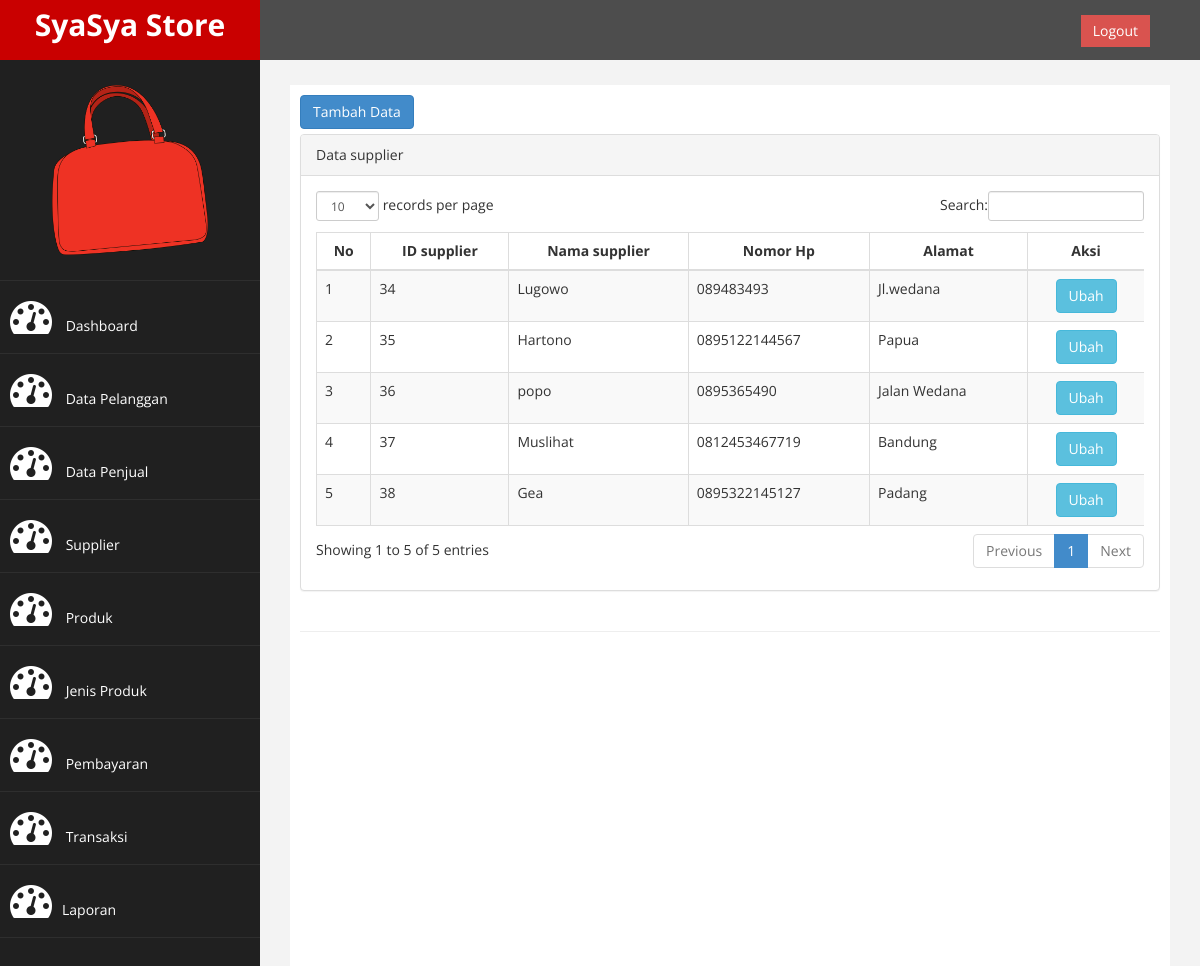
/?page=supplier, run on the app's committed database.
### tables this page shows
CREATE TABLE `supplier` (
  `id_supplier` varchar(20) NOT NULL,
  `nama_supplier` varchar(100) NOT NULL,
  `nomor_telepon` varchar(50) NOT NULL,
  `alamat` varchar(100) NOT NULL
);

### page/supplier/supplier.php (the view)
<a href="?page=supplier&aksi=tambah" class="btn btn-primary" style="margin-bottom: 5px;">Tambah Data</a>
 <div class="row">
                <div class="col-md-12">
                    <div class="panel panel-default">
                        <div class="panel-heading">
                             Data supplier
                        </div>
                        <div class="panel-body">
                            <div class="table-responsive">
                                <table class="table table-striped table-bordered table-hover" id="dataTables-example">
                                    <thead>
                                        <tr>
                                            <th>No</th>
                                            <th>ID supplier</th>
                                            <th>Nama supplier</th>
                                            <th>Nomor Hp</th>
                                            <th>Alamat</th>
                                            <th class="text-center">Aksi</th>
                                        </tr>
                                    </thead>
                                    <tbody>
                                        <?php
                                            $no = 1;
                                            $sql =$koneksi->query("SELECT * FROM supplier");
                                            while ($data = $sql-> fetch_assoc()) {
                                         ?>
                                        <tr>
                                            <td><?php echo $no++; ?></td>
                                            <td><?php echo $data['id_supplier']; ?></td>
                                            <td><?php echo $data['nama_supplier']; ?></td>
                                            <td><?php echo $data['nomor_telepon']; ?></td>
                                            <td><?php echo $data['alamat']; ?></td>
                                            <td class="text-center">
                                                <a  href="?page=supplier&aksi=ubah&id_supplier=<?php echo $data['id_supplier']; ?>" class="btn btn-info">Ubah</a>
                                             </td>
                                        </tr>
                                        <?php } ?>
                                    </tbody>
                                </table>
                            </div>
                        </div>
                    </div>
                </div>
            </div>

### assets/css/custom.css (style rules this page uses)
body { font-family: 'Open Sans', sans-serif; }
.text-center { text-align:center; }

### data on the page
supplier: id_supplier "34", nama_supplier "Lugowo", nomor_telepon "089483493", alamat "Jl.wedana"
supplier: id_supplier "35", nama_supplier "Hartono", nomor_telepon "0895122144567", alamat "Papua"
supplier: id_supplier "36", nama_supplier "popo", nomor_telepon "0895365490", alamat "Jalan Wedana"
supplier: id_supplier "37", nama_supplier "Muslihat", nomor_telepon "0812453467719", alamat "Bandung"
supplier: id_supplier "38", nama_supplier "Gea", nomor_telepon "0895322145127", alamat "Padang"
